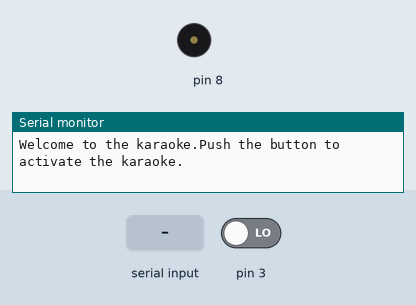
Simulated run of this sketch. Board: Arduino Nano, built with avr-gcc and run on an emulated ATmega328P. Shown: buzzer (waves = sounding), the last lines printed to the serial monitor. The inputs (shaded band) are chosen by the test bench; at power-on: pin 3 LOW.

Above: at 1.2 s.
1.3 s: pin 3 driven HIGH
2.8 s: "country roads" received over Serial
At 4.06 s:
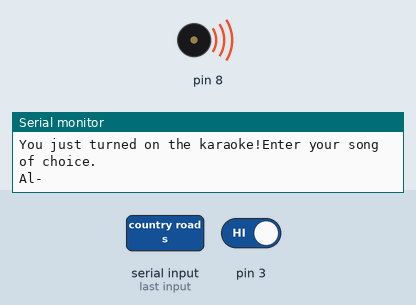
Timing chart, 0 to 11.8 s (numbered marks = the images above; inputs shaded):
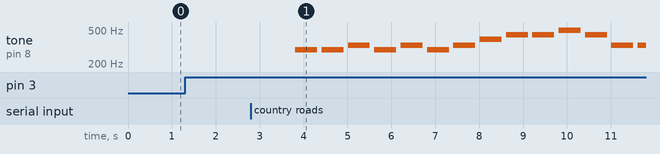

The sketch:

Proj01.ino
```cpp
#include "pitches.h"
#include "timings.h"
bool isAllowed=false;
String a;
int notes1[63]={D4,D4,E4,D4,E4,D4,E4,G4,A4,A4,B4,A4,E4,E4,E4,D4,E4,G4,D4,D4,E4,D4,E4,G4,G4,B4,B4,A4,A4,A4,A4,B4,A4,E4,G4,G4,A4,G4,G4,A4,B4,A4,G4,A4,B4,A4,G4,B4,CS5,E5,DS5,DS5,CS5,B4,A4,G4,A4,B4,A4,G4,G4,A4,G4};
//int notes2[]=;
//int notes3[]=;
String lyrics1[63]={"Al-","most ","hea-","ven, ","West ","Vir-","gin-","ia\n","Blue ","Ridge ","Moun-","tains, ","She-","nan-","do-","ah ","Ri-","ver\n","Life ","is ","old ","there, ","ol-","der ","than ","the ","trees\n","Youn-","ger ","than ","the ","moun-","tains, ","blo-","wing ","like ","a ","breeze\n\n"};
//String lyrics2[]=;
//String lyrics3[]=;
int timings1[63]={et,et,etx};
//int timings2[]={};
//int timings3[]={};

void setup() {

  Serial.begin(9600);
  pinMode(3,INPUT);
  pinMode(8,OUTPUT);
  Serial.println("Welcome to the karaoke.Push the button to activate the karaoke.\n");

}

void loop() {

  int buttonState=digitalRead(3);

  if(buttonState==HIGH && isAllowed==false){

    isAllowed=true;
    Serial.println("You just turned on the karaoke!Enter your song of choice.");

    }

  if(Serial.available()>0 && isAllowed==true){

    a=Serial.readString();

    if(isAllowed=true){

      if(a=="exit")check();
      else verse(8);

    }

  }

}

void verse(int PIN){

  if(a=="country roads"){

    for(int x=0;x<63;x++){
      tone(PIN,notes1[x],500);Serial.print(lyrics1[x]);delay(600);
    }

    }
  else if(a=="hej monika"){

    Serial.println('b');

    }
  else if(a=="something else"){

    Serial.println('c');

    }
  else{

    Serial.println("Invalid song!Please try again.");

    }

}

void check(){

  isAllowed=false;
  Serial.println("\nKaraoke exited.Push the button to reactivate the karaoke.");

  }
```

pitches.h
```cpp
/*************************************************
 * Public Constants
 *************************************************/

#define B0  31
#define C1  33
#define CS1 35
#define D1  37
#define DS1 39
#define E1  41
#define F1  44
#define FS1 46
#define G1  49
#define GS1 52
#define A1  55
#define AS1 58
#define B1  62
#define C2  65
#define CS2 69
#define D2  73
#define DS2 78
#define E2  82
#define F2  87
#define FS2 93
#define G2  98
#define GS2 104
#define A2  110
#define AS2 117
#define B2  123
#define C3  131
#define CS3 139
#define D3  147
#define DS3 156
#define E3  165
#define F3  175
#define FS3 185
#define G3  196
#define GS3 208
#define A3  220
#define AS3 233
#define B3  247
#define C4  262
#define CS4 277
#define D4  294
#define DS4 311
#define E4  330
#define F4  349
#define FS4 370
#define G4  392
#define GS4 415
#define A4  440
#define AS4 466
#define B4  494
#define C5  523
#define CS5 554
#define D5  587
#define DS5 622
#define E5  659
#define F5  698
#define FS5 740
#define G5  784
#define GS5 831
#define A5  880
#define AS5 932
#define B5  988
#define C6  1047
#define CS6 1109
#define D6  1175
#define DS6 1245
#define E6  1319
#define F6  1397
#define FS6 1480
#define G6  1568
#define GS6 1661
#define A6  1760
#define AS6 1865
#define B6  1976
#define C7  2093
#define CS7 2217
#define D7  2349
#define DS7 2489
#define E7  2637
#define F7  2794
#define FS7 2960
#define G7  3136
#define GS7 3322
#define A7  3520
#define AS7 3729
#define B7  3951
#define C8  4186
#define CS8 4435
#define D8  4699
#define DS8 4978
```

timings.h
```cpp
#define whx 3000
#define wh 2000
#define hfx 1500
#define hf 1000
#define qtx 750
#define qt 500
#define etx 375
#define et 250
#define stx 187
#define st 125
```

Measured:
- after the input at 2.8 s, tone on pin 8: plays 294 Hz for 0.50 s, 294 Hz for 0.50 s, 330 Hz for 0.50 s, 294 Hz for 0.50 s, 330 Hz for 0.50 s, 294 Hz for 0.50 s … (14 notes in this stretch), starting after 1.0 s
